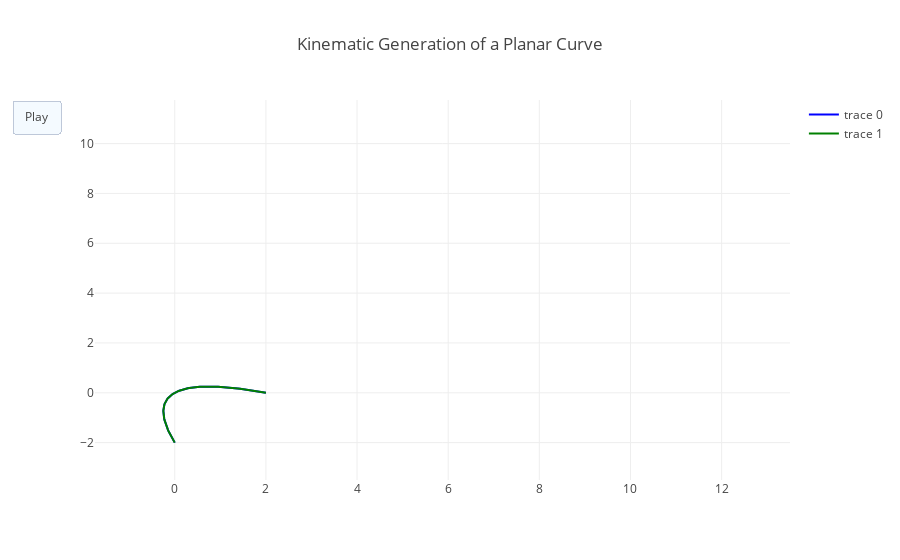

Source (notebook cell):
### Code cell
from plotly.offline import init_notebook_mode, iplot
from IPython.display import display, HTML
import numpy as np

init_notebook_mode(connected=True)

t=np.linspace(-1,1,100)
x=t+t**2
y=t-t**2
xm=np.min(x)-1.5
xM=np.max(x)+1.5
ym=np.min(y)-1.5
yM=np.max(y)+1.5
N=5
s=np.linspace(-1,1,N)
xx=s+s**2
yy=s-s**2

# r = 5
# x = np.array([ i for i in range(-5,5,1)])
# y = np.array([(r**2-i**2)**2 for i in x])

# import matplotlib.pyplot as plt
# plt.plot(y,x)
# plt.show()


data=[dict(x=x, y=y, 
           mode='lines', 
           line=dict(width=2, color='blue')
          ),
      dict(x=x, y=y, 
           mode='lines', 
           line=dict(width=2, color='green')
          )
    ]

layout=dict(xaxis=dict(range=[xm, xM+10], autorange=False, zeroline=False),
            yaxis=dict(range=[ym, yM+10], autorange=False, zeroline=False),
            title='Kinematic Generation of a Planar Curve', hovermode='closest',
            updatemenus= [{'type': 'buttons',
                           'buttons': [{'label': 'Play',
                                        'method': 'animate',
                                        'args': [None]}]}])

frames=[dict(data=[dict(x=[xx[k]], 
                        y=[yy[k]], 
                        mode='markers', 
                        marker=dict(color='red', size=10)
                        )
                  ]) for k in range(N)]    
          
figure1=dict(data=data, layout=layout, frames=frames)          
iplot(figure1)
